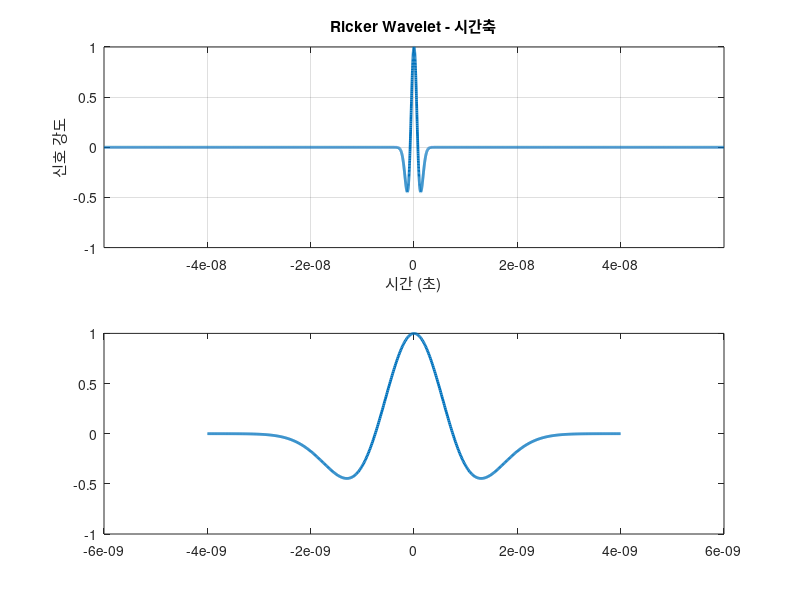
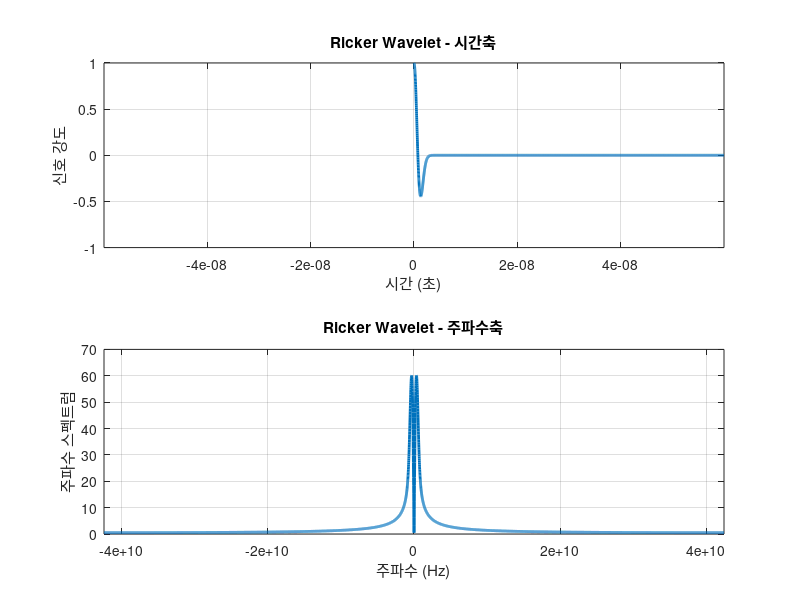

These charts were generated, in order, by the following MATLAB code:
%% 리커파 FFT 플로팅 (-max to max)
% 파형 생성을 위한 매개변수 설정
f_peak = 300e6; % 피크 주파수 (단위: Hz)
dt = 60e-9 / 5089; % 샘플링 간격 (단위: 초)
Fs=1/dt %샘플링 주파수 
t_max = 60e-9; % 시간의 최대 값 (단위: 초)

% 시간축 생성
t = -t_max:dt:t_max; % -60ns~60ns

% Ricker Wavelet 생성
ricker_wavelet = (1 - 2 * (pi * f_peak * t).^2) .* exp(-(pi * f_peak * t).^2);

% FFT를 위한 주파수축 생성
N = 2^nextpow2(length(t)); % 전체 신호 개수 다음으로 큰 2의 거듭제곱의 지수를 곱해서 N값을 설정함
frequencies = linspace(-Fs/2, Fs/2, N); % -Fs/2 ~ -Fs/2로 주파수 축을 생성함

% FFT 수행
ricker_spectrum = abs(fftshift(fft(ricker_wavelet, N))); % N포인트FFT를 실행하고 FFTshift를 이용해 0주파수 성분을 스펙트럼 가운데로 이동시킴

% 파형 시각화 (시간축)
figure;
subplot(2,1,1);
plot(t, ricker_wavelet, 'LineWidth', 2);
title('Ricker Wavelet - 시간축');
xlabel('시간 (초)');
ylabel('신호 강도');

% 파형 시각화 (주파수축)
subplot(2,1,2);
plot(frequencies, ricker_spectrum, 'LineWidth', 2);
title('Ricker Wavelet - 주파수축');
xlabel('주파수 (Hz)');
ylabel('주파수 스펙트럼');

% 그래픽 요소 조정
subplot(2,1,1);
xlim([-t_max, t_max]);
grid on;

subplot(2,1,2);
xlim([-1/(2*dt), 1/(2*dt)]);
grid on;

% notice
fprintf('샘플링주파수: %d \n', Fs);
fprintf('N값 : %d \n', N);
%% 리커파에서 원하는 구간만 잘라내기
f_peak = 300e6; % 피크 주파수 (단위: Hz)
dt = 60e-9 / 5089; % 샘플링 간격 (단위: 초)
Fs = 1 / dt; % 샘플링 주파수 
t_max = 60e-9; % 시간의 최대 값 (단위: 초)

% 시간축 생성
t = -t_max:dt:t_max; % -60ns ~ 60ns

% Ricker Wavelet 생성
ricker_wavelet = (1 - 2 * (pi * f_peak * t).^2) .* exp(-(pi * f_peak * t).^2);

% 원하는 구간만 선택하여 저장
window_range = [-4e-9, 4e-9]; % 원하는 시간 구간 설정
index_range = find(t >= window_range(1) & t <= window_range(2));

ricker_windowed = ricker_wavelet(index_range);

plot(t(index_range), ricker_windowed, 'LineWidth', 2);
%% 리커파 FFT 플로팅 (0 to max)
% 파형 생성을 위한 매개변수 설정
f_peak = 300e6; % 피크 주파수 (단위: Hz)
dt = 60e-9 / 5089; % 샘플링 간격 (단위: 초)
Fs=1/dt %샘플링 주파수 
t_max = 60e-9; % 시간의 최대 값 (단위: 초)
time_delay= 10e-9

% 시간축 생성
t =0:dt:t_max; % -60ns~60ns

% Ricker Wavelet 생성
ricker_wavelet = (1 - 2 * (pi * f_peak * (t)).^2).* exp(-(pi * f_peak * (t)).^2);

% FFT를 위한 주파수축 생성
N = 2^nextpow2(length(t)); % 전체 신호 개수 다음으로 큰 2의 거듭제곱의 지수를 곱해서 N값을 설정함
frequencies = linspace(-Fs/2, Fs/2, N); % -Fs/2 ~ -Fs/2로 주파수 축을 생성함

% FFT 수행
ricker_spectrum = abs(fftshift(fft(ricker_wavelet, N))); % N포인트FFT를 실행하고 FFTshift를 이용해 0주파수 성분을 스펙트럼 가운데로 이동시킴

% 파형 시각화 (시간축)
figure;
subplot(2,1,1);
plot(t, ricker_wavelet, 'LineWidth', 2);
title('Ricker Wavelet - 시간축');
xlabel('시간 (초)');
ylabel('신호 강도');

% 파형 시각화 (주파수축)
subplot(2,1,2);
plot(frequencies, ricker_spectrum, 'LineWidth', 2);
title('Ricker Wavelet - 주파수축');
xlabel('주파수 (Hz)');
ylabel('주파수 스펙트럼');

% 그래픽 요소 조정
subplot(2,1,1);
xlim([-t_max, t_max]);
grid on;

subplot(2,1,2);
xlim([-1/(2*dt), 1/(2*dt)]);
grid on;

% notice
fprintf('샘플링주파수: %d \n', Fs);
fprintf('N값 : %d \n', N);